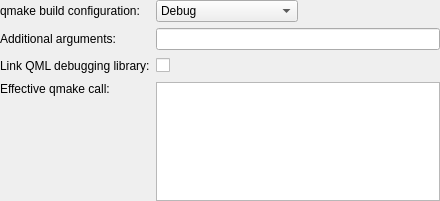
<?xml version="1.0" encoding="UTF-8"?>
<ui version="4.0">
 <class>QmakeProjectManager::Internal::QMakeStep</class>
 <widget class="QWidget" name="QmakeProjectManager::Internal::QMakeStep">
  <property name="geometry">
   <rect>
    <x>0</x>
    <y>0</y>
    <width>440</width>
    <height>201</height>
   </rect>
  </property>
  <property name="sizePolicy">
   <sizepolicy hsizetype="Expanding" vsizetype="Preferred">
    <horstretch>0</horstretch>
    <verstretch>0</verstretch>
   </sizepolicy>
  </property>
  <layout class="QFormLayout" name="formLayout">
   <property name="fieldGrowthPolicy">
    <enum>QFormLayout::ExpandingFieldsGrow</enum>
   </property>
   <property name="margin">
    <number>0</number>
   </property>
   <item row="0" column="0">
    <widget class="QLabel" name="label_2">
     <property name="text">
      <string>qmake build configuration:</string>
     </property>
    </widget>
   </item>
   <item row="0" column="1">
    <widget class="QWidget" name="buildConfigurrationWidget" native="true">
     <layout class="QHBoxLayout" name="horizontalLayout_2">
      <property name="margin">
       <number>0</number>
      </property>
      <item>
       <widget class="QComboBox" name="buildConfigurationComboBox">
        <property name="sizePolicy">
         <sizepolicy hsizetype="Expanding" vsizetype="Fixed">
          <horstretch>0</horstretch>
          <verstretch>0</verstretch>
         </sizepolicy>
        </property>
        <item>
         <property name="text">
          <string>Debug</string>
         </property>
        </item>
        <item>
         <property name="text">
          <string>Release</string>
         </property>
        </item>
       </widget>
      </item>
      <item>
       <spacer name="buildConfigurationSpacer">
        <property name="orientation">
         <enum>Qt::Horizontal</enum>
        </property>
        <property name="sizeHint" stdset="0">
         <size>
          <width>71</width>
          <height>20</height>
         </size>
        </property>
       </spacer>
      </item>
     </layout>
    </widget>
   </item>
   <item row="1" column="0">
    <widget class="QLabel" name="qmakeArgsLabel">
     <property name="text">
      <string>Additional arguments:</string>
     </property>
    </widget>
   </item>
   <item row="1" column="1">
    <widget class="QLineEdit" name="qmakeAdditonalArgumentsLineEdit"/>
   </item>
   <item row="2" column="0">
    <widget class="QLabel" name="debuggingLibraryLabel">
     <property name="text">
      <string>Link QML debugging library:</string>
     </property>
    </widget>
   </item>
   <item row="2" column="1">
    <widget class="QWidget" name="widget" native="true">
     <layout class="QHBoxLayout" name="horizontalLayout">
      <property name="margin">
       <number>0</number>
      </property>
      <item>
       <widget class="QCheckBox" name="qmlDebuggingLibraryCheckBox">
        <property name="text">
         <string/>
        </property>
       </widget>
      </item>
      <item>
       <widget class="QLabel" name="qmlDebuggingWarningIcon">
        <property name="pixmap">
         <pixmap resource="../coreplugin/core.qrc">:/core/images/warning.png</pixmap>
        </property>
       </widget>
      </item>
      <item>
       <widget class="QLabel" name="qmlDebuggingWarningText">
        <property name="text">
         <string/>
        </property>
       </widget>
      </item>
      <item>
       <spacer name="horizontalSpacer">
        <property name="orientation">
         <enum>Qt::Horizontal</enum>
        </property>
        <property name="sizeHint" stdset="0">
         <size>
          <width>40</width>
          <height>20</height>
         </size>
        </property>
       </spacer>
      </item>
     </layout>
    </widget>
   </item>
   <item row="3" column="0">
    <widget class="QLabel" name="label">
     <property name="text">
      <string>Effective qmake call:</string>
     </property>
     <property name="alignment">
      <set>Qt::AlignLeading|Qt::AlignLeft|Qt::AlignTop</set>
     </property>
    </widget>
   </item>
   <item row="3" column="1">
    <widget class="QPlainTextEdit" name="qmakeArgumentsEdit">
     <property name="enabled">
      <bool>true</bool>
     </property>
     <property name="maximumSize">
      <size>
       <width>16777215</width>
       <height>120</height>
      </size>
     </property>
     <property name="textInteractionFlags">
      <set>Qt::TextSelectableByKeyboard|Qt::TextSelectableByMouse</set>
     </property>
    </widget>
   </item>
  </layout>
 </widget>
 <resources>
  <include location="../coreplugin/core.qrc"/>
 </resources>
 <connections/>
</ui>
